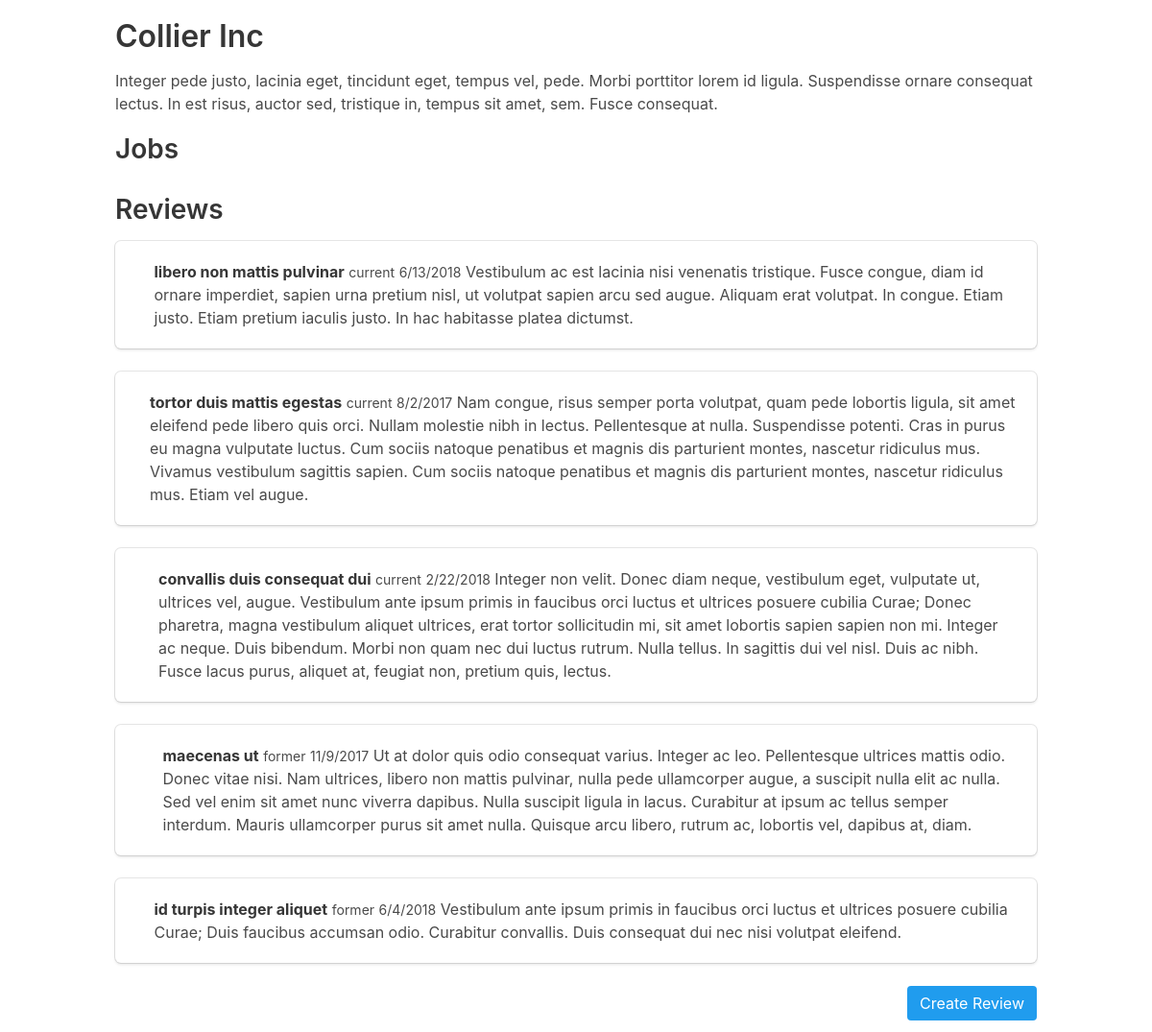
Page /employer/3 on the committed database.
### tables this page shows
CREATE TABLE "employer" (
"id" INTEGER PRIMARY KEY AUTOINCREMENT,
"name" VARCHAR,
"description" TEXT,
"address" VARCHAR,
"city" VARCHAR,
"state" VARCHAR,
"zip" VARCHAR
);

CREATE TABLE "review" (
"id" INTEGER PRIMARY KEY AUTOINCREMENT,
"review" TEXT,
"rating" INTEGER,
"title" VARCHAR,
"date" DATETIME,
"status" VARCHAR,
"employer_id" INTEGER
);

### jobs/app.py (the view)
@app.route('/employer/<employer_id>')
def employer(employer_id):
    employer = execute_sql('SELECT * FROM employer WHERE id=?', employer_id, single=True)
    jobs = execute_sql('SELECT job.id, job.title, job.description, job.salary FROM job JOIN employer ON employer.id = job.employer_id WHERE employer.id = ?', [employer_id])
    reviews = execute_sql('SELECT review, rating, title, date, status FROM review JOIN employer ON employer.id = review.employer_id WHERE employer.id = ?', [employer_id])
    return render_template('employer.html', employer=employer, jobs=jobs, reviews=reviews)

### jobs/app.py (called while the page is built)
def open_connection():
    connection = getattr(g, '_connection', None)
    if connection is None:
        connection = g._connection = sqlite3.connect(PATH)
    connection.row_factory = sqlite3.Row
    return connection

@app.teardown_appcontext
def close_connection(exception):
    connection = getattr(g, '_connection', None)
    if connection is not None:
        connection.close()

def execute_sql(sql, values = (), commit = False, single = False):
    connection = open_connection()
    cursor = connection.execute(sql, values)
    if commit:
        results = connection.commit()
    else:
        results = cursor.fetchone() if single else cursor.fetchall()
    cursor.close()
    return results

### jobs/templates/employer.html (shortened to what this page needs)
{% extends('layout.html') %}
{% block content %}
  <div>
    <h1>{{ employer['name'] }}</h1>
    <div class="description">
      <p>{{ employer['description'] }}</p>
    </div>
  </div>
  <h2>Jobs</h2>
  <h2>Reviews</h2>
    {% for review in reviews %}
    <div class="box">
      <article class="media">
        <div class="media-left">
        </div>
        <div class="media-content">
          <div class="content">
            <p>
              <strong>{{ review['title'] }}</strong>
              <small>{{ review['status'] }}</small>
              <small>{{ review['date'] }}</small>
              {{ review['review'] }}
            </p>
          </div>
        </div>
      </article>
    </div>
    {% endfor %}
  <div class="columns">
    <div class="column">
      <a class="button is-info is-pulled-right" href="{{ url_for('review', employer_id=employer['id']) }}">Create Review</a>
    </div>
  </div>
{% endblock %}

### rows in the picture
employer: name "Collier Inc", description "Integer pede justo, lacinia eget, tincidunt eget, tempus vel, pede. Morbi porttitor lorem id ligula. Suspendisse ornare consequat lectus. In est risus, auctor sed, tristique in, tempus sit amet, sem. Fusce consequat."
review: title "libero non mattis pulvinar", status "current", date "6/13/2018", review "Vestibulum ac est lacinia nisi venenatis tristique. Fusce congue, diam id ornare imperdiet, sapien urna pretium nisl, ut volutpat sapien arcu sed augue. Aliquam erat volutpat. In congue. Etiam justo. Etiam pretium iaculis justo. In hac habitasse platea dictumst."
review: title "tortor duis mattis egestas", status "current", date "8/2/2017", review "Nam congue, risus semper porta volutpat, quam pede lobortis ligula, sit amet eleifend pede libero quis orci. Nullam molestie nibh in lectus. Pellentesque at nulla. Suspendisse potenti. Cras in purus eu magna vulputate luctus. Cum sociis natoque penatibus et magnis dis parturient montes, nascetur ridiculus mus. Vivamus vestibulum sagittis sapien. Cum sociis natoque penatibus et magnis dis parturient montes, nascetur ridiculus mus. Etiam vel augue."
review: title "convallis duis consequat dui", status "current", date "2/22/2018", review "Integer non velit. Donec diam neque, vestibulum eget, vulputate ut, ultrices vel, augue. Vestibulum ante ipsum primis in faucibus orci luctus et ultrices posuere cubilia Curae; Donec pharetra, magna vestibulum aliquet ultrices, erat tortor sollicitudin mi, sit amet lobortis sapien sapien non mi. Integer ac neque. Duis bibendum. Morbi non quam nec dui luctus rutrum. Nulla tellus. In sagittis dui vel nisl. Duis ac nibh. Fusce lacus purus, aliquet at, feugiat non, pretium quis, lectus."
review: title "maecenas ut", status "former", date "11/9/2017", review "Ut at dolor quis odio consequat varius. Integer ac leo. Pellentesque ultrices mattis odio. Donec vitae nisi. Nam ultrices, libero non mattis pulvinar, nulla pede ullamcorper augue, a suscipit nulla elit ac nulla. Sed vel enim sit amet nunc viverra dapibus. Nulla suscipit ligula in lacus. Curabitur at ipsum ac tellus semper interdum. Mauris ullamcorper purus sit amet nulla. Quisque arcu libero, rutrum ac, lobortis vel, dapibus at, diam."
review: title "id turpis integer aliquet", status "former", date "6/4/2018", review "Vestibulum ante ipsum primis in faucibus orci luctus et ultrices posuere cubilia Curae; Duis faucibus accumsan odio. Curabitur convallis. Duis consequat dui nec nisi volutpat eleifend."
